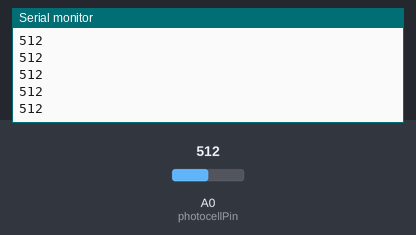
Recording of a sketch running on a simulated Arduino Uno, built with avr-gcc and run on an emulated ATmega328P. On the bench: the last lines printed to the serial monitor. The inputs (shaded band) are chosen by the test bench; at power-on: A0 (photocellPin) = 512.

Above: at 1.2 s.
1.3 s: A0 (photocellPin) set to 716
At 1.31 s:
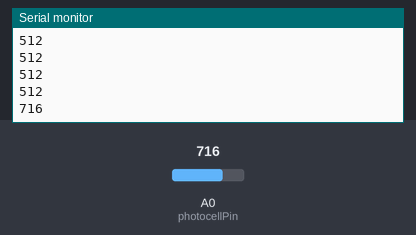
2.8 s: A0 (photocellPin) set to 900
At 2.81 s:
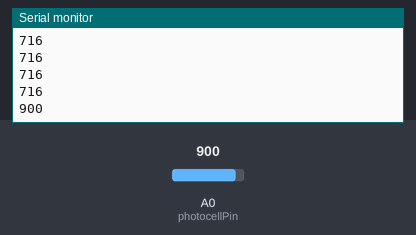
Timing chart, 0 to 5.8 s (numbered marks = the images above; inputs shaded):
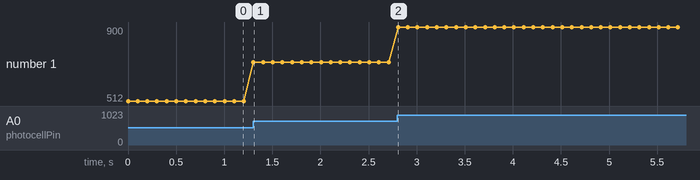

Measured:
- after the input at 1.3 s, the serial monitor: prints a new line at once (image 1)
- after the input at 2.8 s, the serial monitor: prints a new line at once (image 2)
- plotted number 1: 512 → 716 after the input at 1.3 s, 716 → 900 after the input at 2.8 s

The sketch:

nodephto.ino
```cpp
int photocellPin = 0;

void setup() {
  Serial.begin(9600);
}

void loop() {
  int photocellReading = analogRead(photocellPin);
  Serial.println(photocellReading);
  delay(100);
}
```
